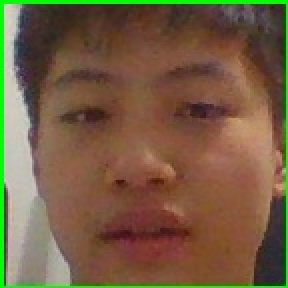
#> input picture TheNewProject/Faces/face0.jpg, 144 x 144 px (shown 2 times larger); its folder holds only this picture in this run
$ python 'AI face trainer.py'
#> lines starting #> are read from the running program, lines starting #| are printed output that depends on the picture
import os
import pickle

from PIL import Image
import numpy as np
import cv2

#fileread = open()

def facetrainer():
    face_cascade = cv2.CascadeClassifier(os.path.dirname(cv2.__file__) + "/data/haarcascade_frontalface_default.xml")
    recognizer = cv2.face.LBPHFaceRecognizer_create()

    BASE_DIR = os.path.dirname(os.path.abspath(__file__))
    image_dir = os.path.join(BASE_DIR, "../Faces")

    current_id = 0

    label_ids = {}

    y_labels = []
    x_train = []

    for root, dirs, files in os.walk(image_dir):
        for file in files:
            if file.endswith("png") or file.endswith("jpg"):
                path = os.path.join(root, file)
                label = os.path.basename(os.path.dirname(path)).replace(" ", "-").lower()

                if not label in label_ids:
                    label_ids[label] = current_id
                    current_id += 1

                id_ = label_ids[label]

                pil_image = Image.open(path).convert("L")
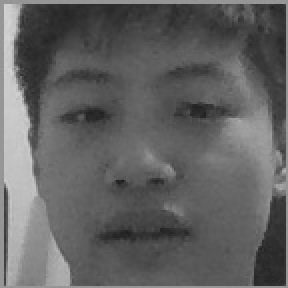
#> pil_image: PIL image 144x144 L (shown 2 times larger); min 27, max 212, mean 97.8
                image_array = np.array(pil_image, 'uint8')

                faces = face_cascade.detectMultiScale(image_array,

                                                      scaleFactor=1.1,
                                                      minNeighbors=5)
#> faces = [[8, 9, 125, 125]]

                for (x,y,w,h) in faces:
                    roi = image_array[y:y+h, x:x+w]
                    x_train.append(roi)
                    y_labels.append(id_)
#> this loop made 1 pass
#> pass 1, in facetrainer, `roi = image_array[y:y+h, x:x+w]`:
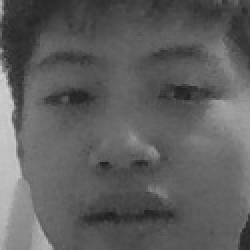
#> roi: shape (125, 125) (shown 2 times larger); min 27, max 209, mean 94.4
#> after the loop, x_train = 1 item; y_labels = [0]

    with open("labels.txt", 'wb') as f:
        pickle.dump(label_ids, f)

    recognizer.train(x_train, np.array(y_labels))
    recognizer.save("trainner.yml")

facetrainer()
